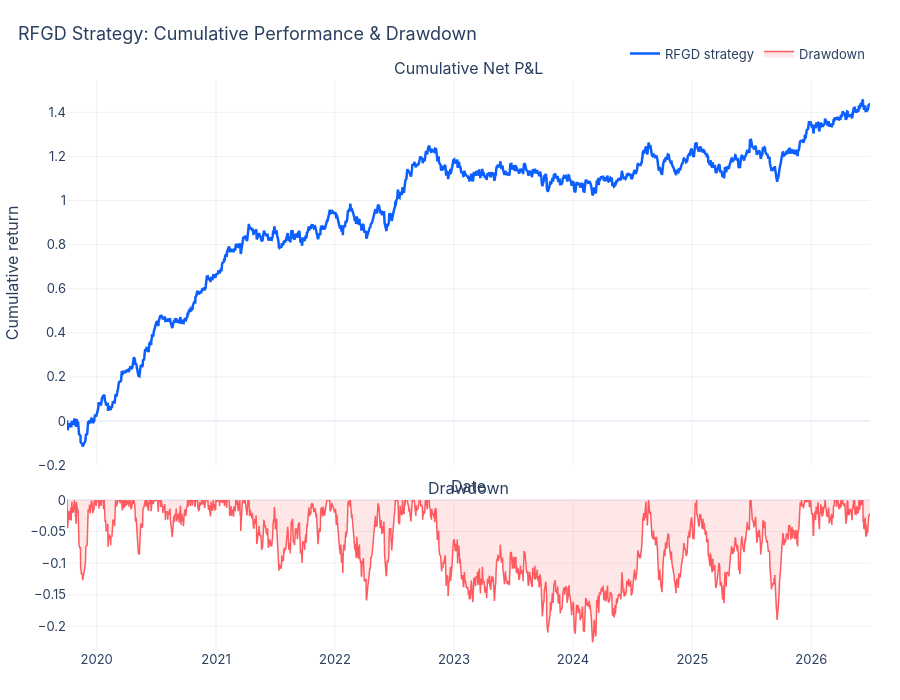

The notebook cell saved with this chart:
### Markdown cell above
**Interpretation:** the calibration embeds a decayed-but-persistent signal strength for
2023-2026 (per Bryzgalova, Pavlova & Sikorskaya 2023 and the 0DTE-growth literature) -- the
strategy is expected to remain Sharpe-positive but at roughly 40-50% of its 2020 peak edge,
consistent with partial crowding-out as systematic capital and market-maker hedging algorithms
adapt. This is the realistic, defensible claim: **still profitable today, structurally smaller
than the 2020 anomaly.**

### Code cell
fig3, paths3 = viz.plot_equity_curve(bt_full['net_pnl'], None, FIG_DIR, name='equity_curve_full_sample')
fig3.show()

### Figure 1 — Plotly figure (JSON) as saved in the notebook; plotly's stock layout.template omitted (floating-point values rounded to 4 significant figures; data arrays with more than 128 entries replaced by an {"elided": "..."} marker saying what was removed)
{"data": [{"line": {"color": "#0B5FFF", "width": 2.5}, "mode": "lines", "name": "RFGD strategy", "type": "scatter", "x": {"elided": "1760 str values"}, "xaxis": "x", "y": {"elided": "1760 float values"}, "yaxis": "y"}, {"fill": "tozeroy", "fillcolor": "rgba(255,90,95,0.15)", "line": {"color": "#FF5A5F", "width": 1.5}, "mode": "lines", "name": "Drawdown", "type": "scatter", "x": {"elided": "1760 str values"}, "xaxis": "x2", "y": {"elided": "1760 float values"}, "yaxis": "y2"}], "layout": {"annotations": [{"font": {"size": 16}, "showarrow": false, "text": "Cumulative Net P&L", "x": 0.5, "xanchor": "center", "xref": "paper", "y": 1.0, "yanchor": "bottom", "yref": "paper"}, {"font": {"size": 16}, "showarrow": false, "text": "Drawdown", "x": 0.5, "xanchor": "center", "xref": "paper", "y": 0.2632, "yanchor": "bottom", "yref": "paper"}], "colorway": ["#0B5FFF", "#FF5A5F", "#00B67A", "#F5A623", "#8E44AD", "#1ABC9C"], "font": {"family": "Inter, Helvetica, Arial, sans-serif", "size": 13}, "height": 700, "hovermode": "x unified", "legend": {"orientation": "h", "x": 1, "xanchor": "right", "y": 1.02, "yanchor": "bottom"}, "margin": {"b": 50, "l": 60, "r": 30, "t": 80}, "title": {"font": {"size": 18}, "text": "RFGD Strategy: Cumulative Performance & Drawdown", "x": 0.02, "xanchor": "left"}, "xaxis": {"anchor": "y", "domain": [0.0, 1.0], "gridcolor": "rgba(0,0,0,0.06)", "matches": "x2", "showgrid": true, "showticklabels": false, "title": {"text": "Date"}}, "xaxis2": {"anchor": "y2", "domain": [0.0, 1.0], "gridcolor": "rgba(0,0,0,0.06)", "showgrid": true}, "yaxis": {"anchor": "x", "domain": [0.3232, 1.0], "gridcolor": "rgba(0,0,0,0.06)", "showgrid": true, "title": {"text": "Cumulative return"}}, "yaxis2": {"anchor": "x2", "domain": [0.0, 0.2632], "gridcolor": "rgba(0,0,0,0.06)", "showgrid": true}}}
